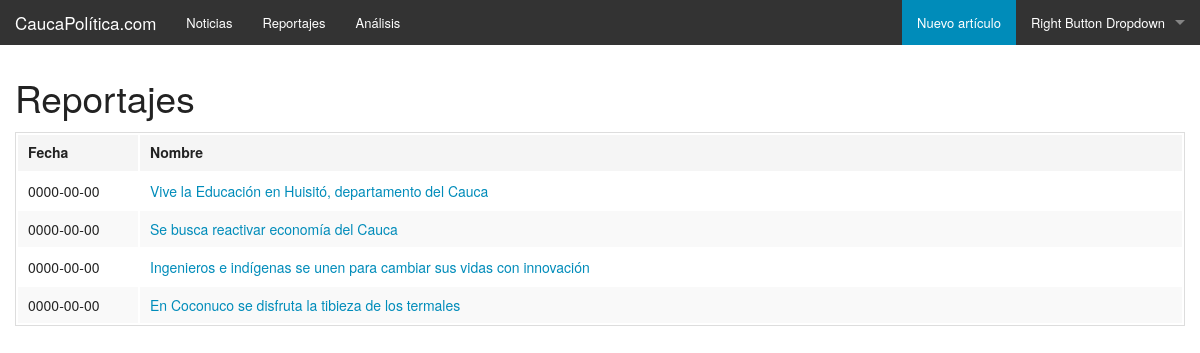
The app's page /index.php/admin/reportajes with its own data.
### tables this page shows
CREATE TABLE `articulos` (
  `id` int(11) NOT NULL,
  `fecha` date NOT NULL,
  `tipo_articulo` int(11) NOT NULL,
  `titulo` varchar(90) NOT NULL,
  `descripcion` varchar(200) NOT NULL,
  `texto` varchar(9000) NOT NULL,
  `youtube` varchar(50) NOT NULL,
  `file` varchar(30) NOT NULL
);

### application/controllers/Admin.php (called while the page is built, shortened)
<?php
class Admin extends CI_Controller {
	public function reportajes()
	{
		$this->load->view('head-admin');
		$this->load->view('admin_reportajes');
	}
}

### index.php (called while the page is built, shortened)
<?php
require_once BASEPATH.'core/CodeIgniter.php';

### application/views/admin_reportajes.php (the view, shortened to what this page needs)
<!doctype html>
<html class="no-js" lang="">
<head>
    <link rel="stylesheet" href="../theme/foundation/css/foundation.css" />
</head>
<body>
<div class="column">
    <br>
    <h2>Reportajes</h2>
    <table style="width:100%">
        <thead>
            <tr>
                <th width="120">Fecha</th>
                <th>Nombre</th>
            </tr>
        </thead>
        <tbody>
            <?php
            $result = $this -> db
                            -> order_by("id", "desc")
                            -> where('tipo_articulo', "2")
                            -> get('articulos');
            foreach ($result -> result() as $row){
                echo "
                <tr>
                    <td>". $row -> fecha ."</td>
                    <td><a href=\"/admin/editar/". $row -> id ."/\" style=\"display:block\">". $row -> titulo ."</a></td>
                </tr>";
            }
            ?>
          </tbody>
    </table>
</div>

### records on screen
articulos: fecha "0000-00-00", titulo "Vive la Educación en Huisitó, departamento del Cauca"
articulos: fecha "0000-00-00", titulo "Se busca reactivar economía del Cauca"
articulos: fecha "0000-00-00", titulo "Ingenieros e indígenas se unen para cambiar sus vidas con innovación"
articulos: fecha "0000-00-00", titulo "En Coconuco se disfruta la tibieza de los termales"
